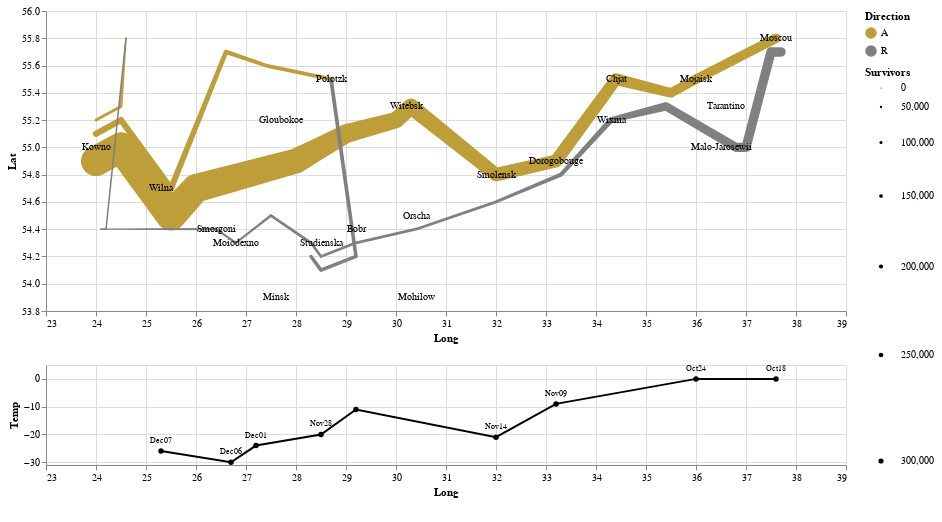

Write notebook code for a chart like this one.
### Code cell
spec = [
@vlplot(width=800, height=300) +
@vlplot(
    data=troops,
    mark={:trail,point=true,clip=true},
    x={"Long:q", scale={domain=[23,39]}},
    y={"Lat:q", scale ={domain = [53.8,56]}},
    size = {"Survivors:q", scale={"range" = [1,30]}},
    color={"Direction:n",
                scale={range=["#bd9e39",:gray]}},
    detail="Group:n",
    order ={field =:row, typ=:q }
) + 
@vlplot(mark={:text},
    data=cities,
    size={value=10},
    x={"Long:q", scale={domain=[23,39]}},
    y={"Lat:q", scale ={domain = [53.8,56]}},
    text="City:n") ;
@vlplot(width=800, height=100) +
@vlplot(mark={"type"=:line,point={fill=:black},color=:black,clip=false},
    data=temp,
    x={"Long:q", scale={domain=[23,39]}},
    y={"Temp:q", scale={domain=[-31,5]}}
) + 
# @vlplot(mark={:text,"angle"=-90,"dx"=+20},
@vlplot(mark={:text,"dy"=-10},
    data=temp,
    size={value=8},
    x={"Long:q", scale={domain=[23,39]}},
    y={"Temp:q", scale={domain=[-31,5]}},
    text="Date:n",
    transform=[
        {filter="datum.Date !== null"}
    ]
)
    
]

### Figure 1 — Vega-Lite specification as saved in the notebook (floating-point values rounded to 4 significant figures)
{"vconcat": [{"height": 300, "layer": [{"data": {"values": [{"Direction": "A", "Group": 1, "Lat": 54.9, "Long": 24, "Survivors": 340000}, {"Direction": "A", "Group": 1, "Lat": 55, "Long": 24.5, "Survivors": 340000}, {"Direction": "A", "Group": 1, "Lat": 54.5, "Long": 25.5, "Survivors": 340000}, {"Direction": "A", "Group": 1, "Lat": 54.7, "Long": 26, "Survivors": 320000}, {"Direction": "A", "Group": 1, "Lat": 54.8, "Long": 27, "Survivors": 300000}, {"Direction": "A", "Group": 1, "Lat": 54.9, "Long": 28, "Survivors": 280000}, {"Direction": "A", "Group": 1, "Lat": 55, "Long": 28.5, "Survivors": 240000}, {"Direction": "A", "Group": 1, "Lat": 55.1, "Long": 29, "Survivors": 210000}, {"Direction": "A", "Group": 1, "Lat": 55.2, "Long": 30, "Survivors": 180000}, {"Direction": "A", "Group": 1, "Lat": 55.3, "Long": 30.3, "Survivors": 175000}, {"Direction": "A", "Group": 1, "Lat": 54.8, "Long": 32, "Survivors": 145000}, {"Direction": "A", "Group": 1, "Lat": 54.9, "Long": 33.2, "Survivors": 140000}, {"Direction": "A", "Group": 1, "Lat": 55.5, "Long": 34.4, "Survivors": 127100}, {"Direction": "A", "Group": 1, "Lat": 55.4, "Long": 35.5, "Survivors": 100000}, {"Direction": "A", "Group": 1, "Lat": 55.5, "Long": 36, "Survivors": 100000}, {"Direction": "A", "Group": 1, "Lat": 55.8, "Long": 37.6, "Survivors": 100000}, {"Direction": "R", "Group": 1, "Lat": 55.7, "Long": 37.7, "Survivors": 100000}, {"Direction": "R", "Group": 1, "Lat": 55.7, "Long": 37.5, "Survivors": 98000}, {"Direction": "R", "Group": 1, "Lat": 55, "Long": 37, "Survivors": 97000}, {"Direction": "R", "Group": 1, "Lat": 55, "Long": 36.8, "Survivors": 96000}, {"Direction": "R", "Group": 1, "Lat": 55.3, "Long": 35.4, "Survivors": 87000}, {"Direction": "R", "Group": 1, "Lat": 55.2, "Long": 34.3, "Survivors": 55000}, {"Direction": "R", "Group": 1, "Lat": 54.8, "Long": 33.3, "Survivors": 37000}, {"Direction": "R", "Group": 1, "Lat": 54.6, "Long": 32, "Survivors": 24000}, {"Direction": "R", "Group": 1, "Lat": 54.4, "Long": 30.4, "Survivors": 20000}, {"Direction": "R", "Group": 1, "Lat": 54.3, "Long": 29.2, "Survivors": 20000}, {"Direction": "R", "Group": 1, "Lat": 54.2, "Long": 28.5, "Survivors": 20000}, {"Direction": "R", "Group": 1, "Lat": 54.3, "Long": 28.3, "Survivors": 20000}, {"Direction": "R", "Group": 1, "Lat": 54.5, "Long": 27.5, "Survivors": 20000}, {"Direction": "R", "Group": 1, "Lat": 54.3, "Long": 26.8, "Survivors": 12000}, {"Direction": "R", "Group": 1, "Lat": 54.4, "Long": 26.4, "Survivors": 14000}, {"Direction": "R", "Group": 1, "Lat": 54.4, "Long": 25, "Survivors": 8000}, {"Direction": "R", "Group": 1, "Lat": 54.4, "Long": 24.4, "Survivors": 4000}, {"Direction": "R", "Group": 1, "Lat": 54.4, "Long": 24.2, "Survivors": 4000}, {"Direction": "R", "Group": 1, "Lat": 54.4, "Long": 24.1, "Survivors": 4000}, {"Direction": "A", "Group": 2, "Lat": 55.1, "Long": 24, "Survivors": 60000}, {"Direction": "A", "Group": 2, "Lat": 55.2, "Long": 24.5, "Survivors": 60000}, {"Direction": "A", "Group": 2, "Lat": 54.7, "Long": 25.5, "Survivors": 60000}, {"Direction": "A", "Group": 2, "Lat": 55.7, "Long": 26.6, "Survivors": 40000}, {"Direction": "A", "Group": 2, "Lat": 55.6, "Long": 27.4, "Survivors": 33000}, {"Direction": "A", "Group": 2, "Lat": 55.5, "Long": 28.7, "Survivors": 33000}, {"Direction": "R", "Group": 2, "Lat": 55.5, "Long": 28.7, "Survivors": 33000}, {"Direction": "R", "Group": 2, "Lat": 54.2, "Long": 29.2, "Survivors": 30000}, {"Direction": "R", "Group": 2, "Lat": 54.1, "Long": 28.5, "Survivors": 30000}, {"Direction": "R", "Group": 2, "Lat": 54.2, "Long": 28.3, "Survivors": 28000}, {"Direction": "A", "Group": 3, "Lat": 55.2, "Long": 24, "Survivors": 22000}, {"Direction": "A", "Group": 3, "Lat": 55.3, "Long": 24.5, "Survivors": 22000}, {"Direction": "A", "Group": 3, "Lat": 55.8, "Long": 24.6, "Survivors": 6000}, {"Direction": "R", "Group": 3, "Lat": 55.8, "Long": 24.6, "Survivors": 6000}, {"Direction": "R", "Group": 3, "Lat": 54.4, "Long": 24.2, "Survivors": 6000}, {"Direction": "R", "Group": 3, "Lat": 54.4, "Long": 24.1, "Survivors": 6000}]}, "encoding": {"color": {"field": "Direction", "scale": {"range": ["#bd9e39", "gray"]}, "type": "nominal"}, "detail": {"field": "Group", "type": "nominal"}, "order": {"field": "row", "typ": "q"}, "size": {"field": "Survivors", "scale": {"range": [1, 30]}, "type": "quantitative"}, "x": {"field": "Long", "scale": {"domain": [23, 39]}, "type": "quantitative"}, "y": {"field": "Lat", "scale": {"domain": [53.8, 56]}, "type": "quantitative"}}, "mark": {"clip": true, "point": true, "type": "trail"}}, {"data": {"values": [{"City": "Kowno", "Lat": 55, "Long": 24}, {"City": "Wilna", "Lat": 54.7, "Long": 25.3}, {"City": "Smorgoni", "Lat": 54.4, "Long": 26.4}, {"City": "Moiodexno", "Lat": 54.3, "Long": 26.8}, {"City": "Gloubokoe", "Lat": 55.2, "Long": 27.7}, {"City": "Minsk", "Lat": 53.9, "Long": 27.6}, {"City": "Studienska", "Lat": 54.3, "Long": 28.5}, {"City": "Polotzk", "Lat": 55.5, "Long": 28.7}, {"City": "Bobr", "Lat": 54.4, "Long": 29.2}, {"City": "Witebsk", "Lat": 55.3, "Long": 30.2}, {"City": "Orscha", "Lat": 54.5, "Long": 30.4}, {"City": "Mohilow", "Lat": 53.9, "Long": 30.4}, {"City": "Smolensk", "Lat": 54.8, "Long": 32}, {"City": "Dorogobouge", "Lat": 54.9, "Long": 33.2}, {"City": "Wixma", "Lat": 55.2, "Long": 34.3}, {"City": "Chjat", "Lat": 55.5, "Long": 34.4}, {"City": "Mojaisk", "Lat": 55.5, "Long": 36}, {"City": "Moscou", "Lat": 55.8, "Long": 37.6}, {"City": "Tarantino", "Lat": 55.3, "Long": 36.6}, {"City": "Malo-Jarosewii", "Lat": 55, "Long": 36.5}]}, "encoding": {"size": {"value": 10}, "text": {"field": "City", "type": "nominal"}, "x": {"field": "Long", "scale": {"domain": [23, 39]}, "type": "quantitative"}, "y": {"field": "Lat", "scale": {"domain": [53.8, 56]}, "type": "quantitative"}}, "mark": {"type": "text"}}], "width": 800}, {"height": 100, "layer": [{"data": {"values": [{"Date": "Oct18", "Days": 6, "Long": 37.6, "Temp": 0}, {"Date": "Oct24", "Days": 6, "Long": 36, "Temp": 0}, {"Date": "Nov09", "Days": 16, "Long": 33.2, "Temp": -9}, {"Date": "Nov14", "Days": 5, "Long": 32, "Temp": -21}, {"Date": null, "Days": 10, "Long": 29.2, "Temp": -11}, {"Date": "Nov28", "Days": 4, "Long": 28.5, "Temp": -20}, {"Date": "Dec01", "Days": 3, "Long": 27.2, "Temp": -24}, {"Date": "Dec06", "Days": 5, "Long": 26.7, "Temp": -30}, {"Date": "Dec07", "Days": 1, "Long": 25.3, "Temp": -26}]}, "encoding": {"x": {"field": "Long", "scale": {"domain": [23, 39]}, "type": "quantitative"}, "y": {"field": "Temp", "scale": {"domain": [-31, 5]}, "type": "quantitative"}}, "mark": {"clip": false, "color": "black", "point": {"fill": "black"}, "type": "line"}}, {"data": {"values": [{"Date": "Oct18", "Days": 6, "Long": 37.6, "Temp": 0}, {"Date": "Oct24", "Days": 6, "Long": 36, "Temp": 0}, {"Date": "Nov09", "Days": 16, "Long": 33.2, "Temp": -9}, {"Date": "Nov14", "Days": 5, "Long": 32, "Temp": -21}, {"Date": null, "Days": 10, "Long": 29.2, "Temp": -11}, {"Date": "Nov28", "Days": 4, "Long": 28.5, "Temp": -20}, {"Date": "Dec01", "Days": 3, "Long": 27.2, "Temp": -24}, {"Date": "Dec06", "Days": 5, "Long": 26.7, "Temp": -30}, {"Date": "Dec07", "Days": 1, "Long": 25.3, "Temp": -26}]}, "encoding": {"size": {"value": 8}, "text": {"field": "Date", "type": "nominal"}, "x": {"field": "Long", "scale": {"domain": [23, 39]}, "type": "quantitative"}, "y": {"field": "Temp", "scale": {"domain": [-31, 5]}, "type": "quantitative"}}, "mark": {"dy": -10, "type": "text"}, "transform": [{"filter": "datum.Date !== null"}]}], "width": 800}]}
